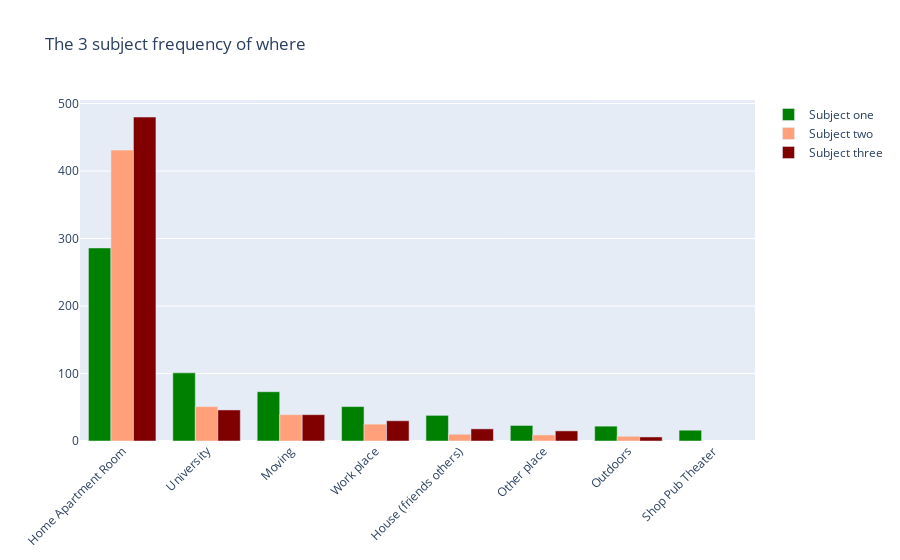

The code cell stored with this chart in its notebook:
### Code cell
wheres = tdf_clean["where"].unique().tolist()


fig = go.Figure()
fig.add_trace(go.Bar(
    x=wheres,
    y=df1_count,
    name='Subject one',
    marker_color='green'
))
fig.add_trace(go.Bar(
    x=wheres,
    y=df2_count,
    name='Subject two',
    marker_color='lightsalmon'
))

fig.add_trace(go.Bar(
    x=wheres,
    y=df3_count,
    name='Subject three',
    marker_color='Maroon'
))
# Here we modify the tickangle of the xaxis, resulting in rotated labels.
fig.update_layout(barmode='group', xaxis_tickangle=-45,title_text='The 3 subject frequency of where ')


fig.show()

### Figure 1 — Plotly figure (JSON) as saved in the notebook; plotly's stock layout.template omitted (floating-point values rounded to 4 significant figures)
{"data": [{"marker": {"color": "green"}, "name": "Subject one", "type": "bar", "x": ["Home Apartment Room", "University", "Moving", "Work place", null, "House (friends others)", "Other place", "Outdoors", "Shop Pub Theater", "Relatives Home"], "y": [286, 101, 73, 51, 48, 38, 23, 22, 16]}, {"marker": {"color": "lightsalmon"}, "name": "Subject two", "type": "bar", "x": ["Home Apartment Room", "University", "Moving", "Work place", null, "House (friends others)", "Other place", "Outdoors", "Shop Pub Theater", "Relatives Home"], "y": [431, 51, 39, 25, 15, 10, 9, 7]}, {"marker": {"color": "Maroon"}, "name": "Subject three", "type": "bar", "x": ["Home Apartment Room", "University", "Moving", "Work place", null, "House (friends others)", "Other place", "Outdoors", "Shop Pub Theater", "Relatives Home"], "y": [480, 46, 39, 30, 20, 18, 15, 6]}], "layout": {"barmode": "group", "title": {"text": "The 3 subject frequency of where "}, "xaxis": {"tickangle": -45}}}
